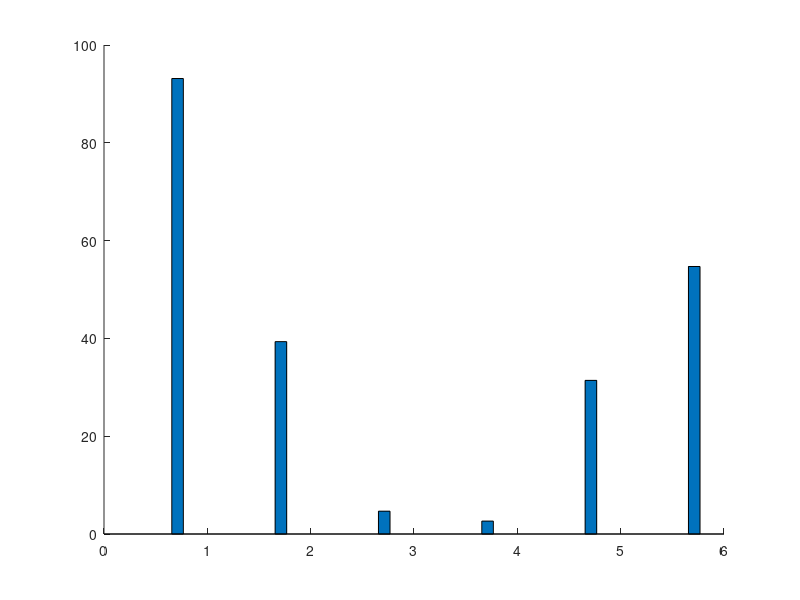

Recreate this plot in MATLAB. (Note: this script raises an error after producing the figure.)
%%%%%%%%%%%%%%%%%%%%%%%%%%%%%%%%%%%%%%%%%%%%%%%%%%%%%%%%%%%%%%%%%%%%%%%%%%%%%%%%%%%%%%%
%   Author: Xiaohui Liu (whulxh@gmail.com)
%   Date:   9/28/2011
%   Function: prepares figures for loss causes only for MTA and other protocols
%%%%%%%%%%%%%%%%%%%%%%%%%%%%%%%%%%%%%%%%%%%%%%%%%%%%%%%%%%%%%%%%%%%%%%%%%%%%%%%%%%%%%%%%
traffic = 'indriya_event';
dir = '/home/xiaohui/Dropbox/tOR/figures';
protocols = {'MTA'; 'MCMP'; 'MM'; 'MM-CD'; 'SDRCS'; 'CTP';};
PROTOCOL_NUM = 6;
CAUSE_NUM = 5;
results = zeros(PROTOCOL_NUM, CAUSE_NUM);
row = 1;
column = 1;
legends = {'Success', 'Overflow', 'Tx failure', 'Rejection', 'Expiration'};
%% MTA
% catch ratio 
t = [
0.92807336286492
0.95214626391097
0.92298029010761
0.92682577752996
0.90718920310083
0.91265997962366
0.90290142415819
0.91325688998807
0.96193455492847
0.90645551802885
0.96652719665272
0.93693132640526
0.95435559010562
0.94838842166091
];
results(row, column) = mean(t);
column = column + 1;

% overflow
t = [
0.010193968568597
0.000953895071542
0.001119820828667
0.00259385665529
0.001176470588235
0
0.007224194930819
0.001128349788434
0.006139489194499
0.002500367701133
0
0.001516070345664
0.003200667965488
0    
];
results(row, column) = mean(t);
column = column + 1;

% air loss
t = [
0.004389069800368
0.00302066772655
0.002737339803409
0.003959044368601
0.001176470588235
0.003168480506957
0.004407983347618
0.002397743300423
0.0012278978389
0.001617884983086
0.00164828198301
0.002728926622195
0.002783189535207
0.002629848783695 
];
results(row, column) = mean(t);
column = column + 1;

% rej
t = [
0.042899617726179
0.032909379968204
0.046908050267513
0.059522184300341
0.071764705882353
0.069155531064885
0.061711766866658
0.061354019746121
0.024312377210216
0.072363582879835
0.02751363002409
0.051546391752577
0.021013080990816
0.034188034188034  
];
results(row, column) = mean(t);
column = column + 1;

% expire: either at on the way to sink or at sink
results(row, end) = 1 - sum(results(row, 1 : end - 1));
row = row + 1;
column = 1;

%% MCMP
% catch ratio 
t = [
0.043876274841343
0.55268341686946
0.44941360587345
0.58566278868883
0.19360262314262
0.20664053139659
0.26458029425682
0.28746149978252
0.49511400651466
0.62837264451391
0.40899451703667
0.21383361262102
0.46343546152888
0.30792065077779
0.29829623938342
0.44774655731647
0.44205101688997
0.4721986447721
0.66201685382558
0.44385860787859
];
results(row, column) = mean(t);
column = column + 1;

% overflow
t = [
0.29335014203639
0.052916813998821
0.10957153826113
0.074946628713752
0.2936272930987
0.27475389183322
0.10578618980536
0.20377665204224
0.10376073437963
0.034454727668901
0.13615008516466
0.25530868864202
0.14813295419061
0.20914498751364
0.26060071297625
0.15046861986661
0.14022797948525
0.054518738407757
0.018651359928436
0.10057088022673
];
results(row, column) = mean(t);
column = column + 1;

% air loss
t = [
0.20587348193615
0.089010018586518
0.07345654119745
0.053702632983455
0.10503849075849
0.19945273847737
0.068384796338611
0.12629626451269
0.038377257921232
0.06346338548046
0.07705455441467
0.068912947700826
0.041789500362897
0.17204777705873
0.099475570662204
0.076416000665244
0.087133440403438
0.041912546850276
0.031353964771783
0.075056592878572
];
results(row, column) = mean(t);
column = column + 1;

% rej
t = [
0.039237293848096
0.012886168910649
0.005928310838755
0.003099982209571
0.003870541590846
0.07196502630844
0.015270391415418
0.009644637947002
0.001421379923009
0.00649082611569
0.007193012096061
0.002425735759069
0.002296126393566
0.018737876709367
0.006903974112431
0.009883231576198
0.012985495086579
0.00170244387593
0.004696385593491
0.021798614433381
];
results(row, column) = mean(t);
column = column + 1;

% expire: either at on the way to sink or at sink
results(row, end) = 1 - sum(results(row, 1 : end - 1));
row = row + 1;
column = 1;

%% MMSPEED
% catch ratio 
t = [
0.034570252246145
0.03102922842499
0.030540827147402
0.059712586719524
0.031788079470199
0.060789638604554
0.057971014492754
0.052382023726354
0.036334669673432
0.018177975058127
0.055555555555556
0.059011893870082
0.051702395964691
0.057072469718744
0.035192961407718
0.060969368572215
0.060560344827586
];
results(row, column) = mean(t);
column = column + 1;

% overflow
t = [
0.28596404302322
0.28332929075864
0.26892035378552
0.21113876908653
0.268929804885
0.22461221266326
0.19392111892203
0.24340259081617
0.29067066701394
0.2645001983807
0.27436567472497
0.27437161560859
0.28885599620208
0.3256258326755
0.2829187931258
0.26494583408891
0.25443078630033
];
results(row, column) = mean(t);
column = column + 1;

% air loss
t = [
0.15012402787888
0.17881836521533
0.17318034500203
0.13341897678474
0.12685368154953
0.14555173042197
0.12602601990835
0.1358273386251
0.12294505836471
0.14768140295316
0.13447646836586
0.12740964171484
0.13392259078796
0.12685121318297
0.14197756285068
0.13478349117895
0.14894802281332
];
results(row, column) = mean(t);
column = column + 1;

% rej
t = [
0.41887157873199
0.44944846305081
0.4429490279793
0.50503472442034
0.50520291841724
0.4954792066696
0.55905596579162
0.49875798743135
0.40924127573645
0.50145360657324
0.45130206557128
0.46733907698212
0.4484015316561
0.44213189837558
0.47037984123683
0.46904654930276
0.47984056103828
];
results(row, column) = mean(t);
column = column + 1;

% expire: either at on the way to sink or at sink
results(row, end) = 1 - sum(results(row, 1 : end - 1));
row = row + 1;
column = 1;

%% MMSPEEDCD
% catch ratio 
t = [
0.044361525704809
0.00064892926671
0.01509900990099
0.010110736639384
0.032754010695187
0.005578202102553
0.008693552282057
0.037114261884904
0.03559083344002
0.00743123336291
0.023076923076923
0.039167182024325
0.075289980194587
0.082703423743886
0.001899134838574
0.003191489361702
];
results(row, column) = mean(t);
column = column + 1;

% overflow
t = [
0.25035745645802
0.27908299132518
0.26539781822494
0.31236030534986
0.24827847147582
0.2632615283139
0.26372611687613
0.23535492250958
0.26622285341277
0.25886106087124
0.27844242713808
0.24604139528152
0.20429661944775
0.23281705940436
0.30417652671272
0.23486744961216
];
results(row, column) = mean(t);
column = column + 1;

% air loss
t = [
0.14367038573546
0.17909217906396
0.14858243908223
0.16669193570918
0.14214009161827
0.13313746385073
0.15029382785382
0.11279322794316
0.18354404132408
0.18144218244006
0.16594043637522
0.15895932841222
0.10179393570922
0.14429144710807
0.15701471042521
0.15618289999462
];
results(row, column) = mean(t);
column = column + 1;

% rej
t = [
0.47663543367089
0.48881302372824
0.5242405288433
0.45068824344799
0.51175766569505
0.53912454497581
0.52096586855014
0.54195452825808
0.42252378792671
0.48340241274721
0.45201692717221
0.47612402794774
0.35880368983669
0.36830895463148
0.48279181274751
0.51428327069958
];
results(row, column) = mean(t);
column = column + 1;

% expire: either at on the way to sink or at sink
results(row, end) = 1 - sum(results(row, 1 : end - 1));
row = row + 1;
column = 1;

%% SDRCS
% catch ratio 
t = [
0.34018076660669
0.033910262744052
0.42154637780125
0.42630536128563
0.22081944495216
0.35953281894928
0.1511482501392
0.052483072109076
0.45368571514243
0.33005873465582
0.34596254048062
0.49622197112633
0.49600320477042
0.27040640530806
];
results(row, column) = mean(t);
column = column + 1;

% overflow
t = [
0.34456650831354
0.41823519254015
0.085103626943005
0.1877800407332
0.2205303229194
0.17397318578421
0.2606554854593
0.36843754897352
0.073364276089235
0.25308021121448
0.17448660410717
0.1149725959143
0.10387323943662
0.36006357462794
];
results(row, column) = mean(t);
column = column + 1;

% air loss
t = [
0.043052256532066
0.13762735278881
0.046502590673575
0.079226069246436
0.034523496980835
0.074483932751649
0.082705031543314
0.062059238363893
0.026201527174727
0.093915011315062
0.070719434244526
0.079970104633782
0.034834004024145
0.047536483167172
];
results(row, column) = mean(t);
column = column + 1;

% rej
t = [
0.006383610451306
0.005525815921257
0.00220207253886
0.00020366598778
0.001969020740352
0.002766546073633
0.016541006308663
0.005171603196991
0.010181164845037
0.013829519738496
0.055079559363525
0.015570503238665
0.034834004024145
0.040167605837307 
];
results(row, column) = mean(t);
column = column + 1;

% expire: either at on the way to sink or at sink
results(row, end) = 1 - sum(results(row, 1 : end - 1));
row = row + 1;
column = 1;

%% CTP
% catch ratio 
t = [
0.73406494040538
0.86731244601666
0.47086582484942
0.93007538734943
0.25710845429636
0.22866040390304
0.25222014782655
0.30585245138116
0.57152157507172
0.78754502152508
0.67509752817559
0.31146787683834
0.79190769558596
0.47503034047467
];
results(row, column) = mean(t);
column = column + 1;

% overflow
t = [
0.009125840537944
0.0020337922403
0.093658536585366
0
0.11606391925988
0.15089237425635
0.10201408220075
0.14064935064935
0.007996632996633
0.002155172413793
0.012763339996924
0.096613705665222
0.017227999379171
0.088263511352734
];
results(row, column) = mean(t);
column = column + 1;

% air loss
t = [
0
0
0
0
0
0
0
0
0
0
0
0
0
0
];
results(row, column) = mean(t);
column = column + 1;

% rej
t = [
0
0
0
0
0
0
0
0
0
0
0
0
0
0
];
results(row, column) = mean(t);
column = column + 1;

% expire: either at on the way to sink or at sink
results(row, end) = 1 - sum(results(row, 1 : end - 1));
row = row + 1;
column = 1;


%% protocols
figure;
% title([metric 'for different protocols']);
h = bar(results * 100, 'stack');
set(h, 'linewidth', 2);
% color
colors = [
    128 0 0;
    0 0 143;
    100 0 0;
    0 255 0;
    60 0 0;
] / 255;
for i =1 : length(colors)
    set(h(i), 'facecolor', colors(i, :)) % use color name
end

set(gca, 'xtick', 1:size(protocols, 1), 'XTickLabel', protocols);
set(gca, 'FontSize', 30, 'YGrid', 'on', 'FontWeight', 'bold', 'ytick', 0:10:100);
h_legend = legend(legends);
set(h_legend, 'FontSize', 35);
ylabel('Ratio (%)');
ylim([0 100]);
%%
maximize;
set(gcf, 'Color', 'white');
cd(dir);
str = ['protocol_components_' traffic];
% export_fig(str, '-eps');
% export_fig(str, '-jpg', '-zbuffer');
% saveas(gcf, [str '.fig']);